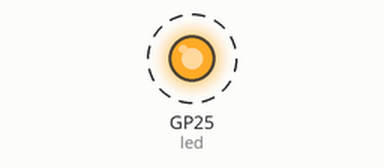
This program was run on a simulated Raspberry Pi Pico running MicroPython. Parts: output pins drawn as LEDs (lit = HIGH). Dashed ring = blinking.

Above: at 0.12 s.
Timing chart, 0 to 3.0 s (numbered marks = the images above):
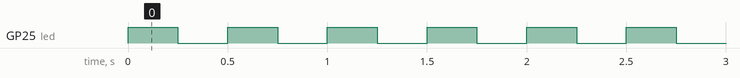

Measured:
- by itself, GP25 (led): alternates HIGH for 0.25 s and LOW for 0.25 s

The program:

power_test.py
```python
from machine import Pin
import utime

led = Pin("LED", Pin.OUT)

# Blink led 2x/sec, use to test power source is working.
while True:
    led.value(1) # led on. Note: led.on() also works
    utime.sleep_ms(250)
    led.value(0) # led off. Note: led.off() also works
    utime.sleep_ms(250)
```
